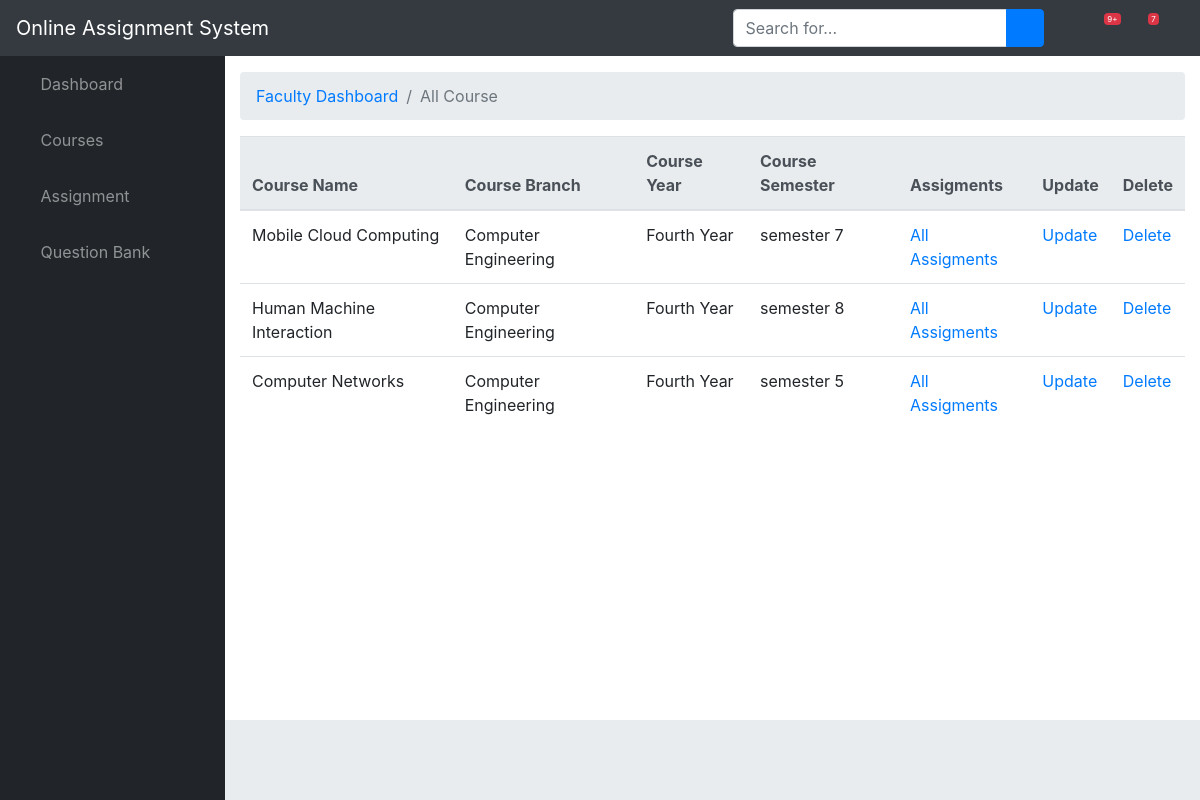
The app's page /assignment/course_list/ (signed in) with its own data.
### assignment/models.py (models this page shows, shortened)
class Course(models.Model):
    name = models.CharField(max_length = 50)
    branch = models.ForeignKey(Branch,on_delete = models.SET_NULL,blank=True,null=True)
    faculty = models.ForeignKey(Faculty ,on_delete = models.SET_NULL,blank=True,null=True)
    year = models.ForeignKey(StudyYear ,on_delete = models.SET_NULL,blank=True,null=True)
    semester = models.ForeignKey(Semester ,on_delete = models.SET_NULL,blank=True,null=True )

class Branch(models.Model):
    name = models.CharField(max_length = 50 , help_text = "Example Computer Engineering")
    def __str__(self):
        return self.name

class StudyYear(models.Model):
    year = models.CharField(max_length = 50 , help_text = "Enter in this format First Year , Second Year, etc.")
    def __str__(self):
        return self.year

class Semester(models.Model):
    sem = models.IntegerField()
    def __str__(self):
        return f'semester {self.sem}'

### assignment/views.py (the view)
# urls.py: path('course_list/',views.CourseListView.as_view(),name='ViewCourse'),
class CourseListView(generic.ListView):
    model = Course
    template_name = "Faculty_Dashboard/course_list.html"
    context_object_name = 'course_list'
    paginate_by = 10
    def get_queryset(self):
        faculty = Faculty.objects.get(user=self.request.user)
        return Course.objects.filter(faculty=faculty)

### assignment/templates/Faculty_Dashboard/course_list.html
{% extends "./base.html" %}
{% block breadcrumb%}
<li class="breadcrumb-item active">All Course</li>
{%endblock%}
{% block content %}
{% if course_list %}
  <table class="table">
    <thead class="thead-light">
      <tr>
        <th scope="col">Course Name</th>
        <th scope="col">Course Branch</th>
        <th scope="col">Course Year</th>
        <th scope="col">Course Semester</th>
        <th scope="col">Assigments</th>
        <th scope="col">Update</th>
        <th scope="col">Delete</th>
      </tr>
    </thead>
    <tbody>
      {% for course in course_list %}
      <tr>
        <td>{{ course.name }}</td>
        <td>{{ course.branch }}</td>
        <td>{{ course.year }}</td>
        <td>{{ course.semester }}</td>
        <td><a href="{% url 'course_detail' course.id %}">All Assigments</a></td>
        <td> <a href="{% url 'UpdateCourse' course.id %}">Update</a> </td>
        <td> <a onclick="return confirm('Are you sure?');" href="{% url 'DeleteCourse' course.id %}">Delete</a></td>
      </tr>
    {% endfor %}
    </tbody>
  </table>
  {% else %}
    <p>There are no course added yet !</p>
  {% endif %}
{% endblock %}

### records on screen
Course: name "Mobile Cloud Computing", branch "Computer Engineering", year "Fourth Year", semester "semester 7"
Course: name "Human Machine Interaction", branch "Computer Engineering", year "Fourth Year", semester "semester 8"
Course: name "Computer Networks", branch "Computer Engineering", year "Fourth Year", semester "semester 5"
